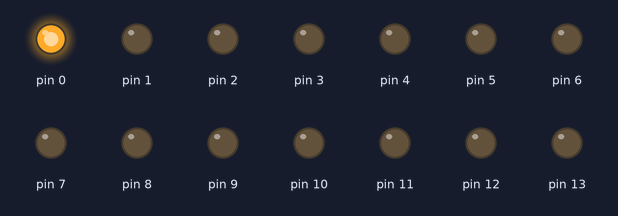
A sketch run on a simulated Arduino Uno, built with avr-gcc and run on an emulated ATmega328P. Parts: output pins drawn as LEDs (lit = HIGH).

Above: at 0.05 s.
At 0.75 s:
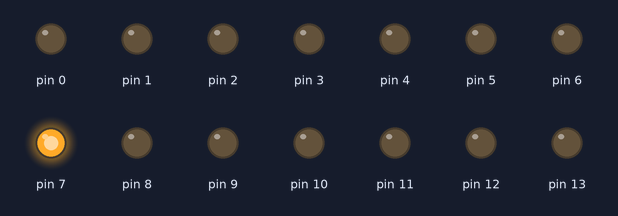
At 1.45 s:
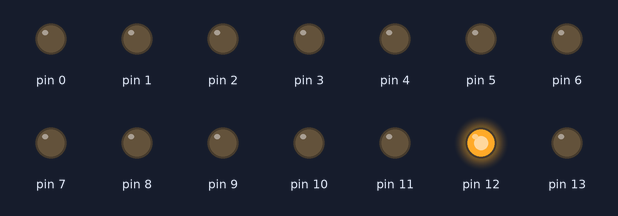
At 2.95 s:
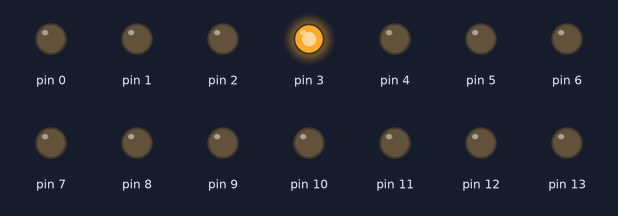
At 4.35 s:
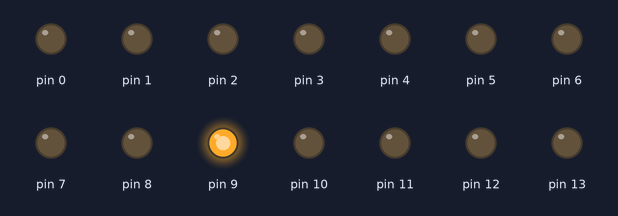
At 5.85 s:
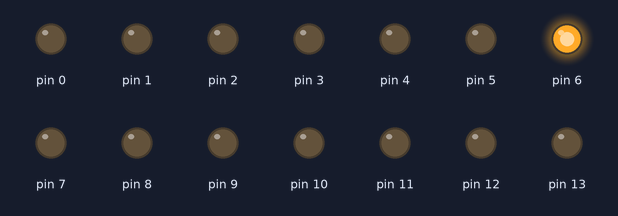
Timing chart, 0 to 6.2 s (numbered marks = the images above):
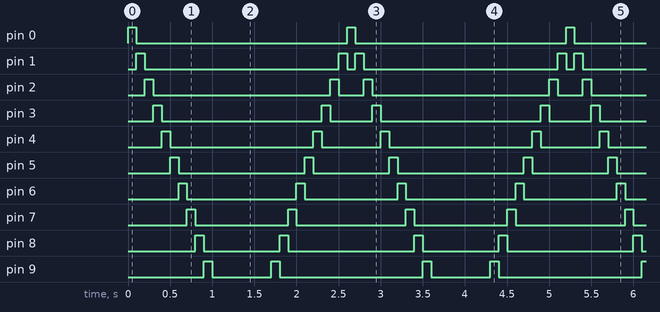

Measured:
- by itself, pin 0, pin 13: alternates HIGH for 0.10 s and LOW for 2.5 s
- by itself, pin 1: repeats every 2.6 s: LOW 2.3 s, HIGH 0.10 s, LOW 0.10 s, HIGH 0.10 s
- by itself, pin 2: repeats every 2.6 s: LOW 2.1 s, HIGH 0.10 s, LOW 0.30 s, HIGH 0.10 s
- by itself, pin 3: repeats every 2.6 s: LOW 1.9 s, HIGH 0.10 s, LOW 0.50 s, HIGH 0.10 s
- by itself, pin 4: repeats every 2.6 s: LOW 1.7 s, HIGH 0.10 s, LOW 0.70 s, HIGH 0.10 s
- by itself, pin 5: repeats every 2.6 s: LOW 1.5 s, HIGH 0.10 s, LOW 0.90 s, HIGH 0.10 s
- by itself, pin 6, pin 7: alternates HIGH for 0.10 s and LOW for 1.2 s
- by itself, pin 8: repeats every 2.6 s: LOW 0.90 s, HIGH 0.10 s, LOW 1.5 s, HIGH 0.10 s

The sketch:

Led_Pattern.ino
```cpp
int del=100;
void setup() {
    for (int i = 0; i<=13 ; i++) {
    pinMode(i, OUTPUT);
  }
}

void loop() {
  for (int i = 0; i<=13; i++) {
    digitalWrite(i, HIGH);
    delay(del);
    digitalWrite(i, LOW);
  }
  for (int i = 12; i>=1; i--) {
    digitalWrite(i, HIGH);
    delay(del);
    digitalWrite(i, LOW);
  }
}
```
